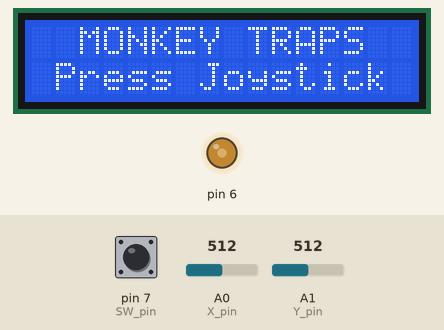
This sketch was run on a simulated Arduino Uno, built with avr-gcc and run on an emulated ATmega328P. Shown: 16×2 character LCD, output pins drawn as LEDs (lit = HIGH). Inputs (shaded band) come from the test bench; at power-on: pin 7 (SW_pin) HIGH, A0 (X_pin) = 512, A1 (Y_pin) = 512. Random numbers use the default seed unless the sketch sets one.

Above: at 1.2 s.
1.3 s: pin 7 (SW_pin) pulled LOW for 0.15 s
At 2.1 s:
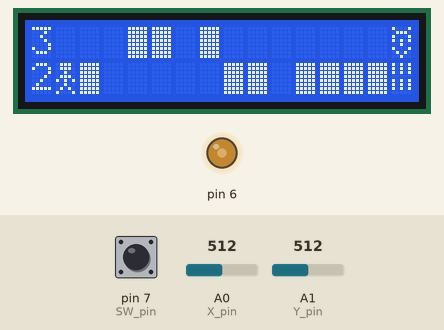
At 3.1 s:
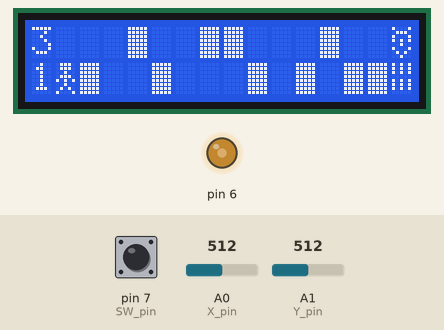
3.9 s: A0 (X_pin) set to 791
6.9 s: A0 (X_pin) set to 819
At 8.2 s:
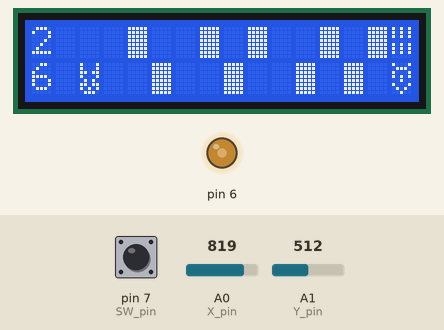
12.9 s: A0 (X_pin) set to 790
15.9 s: A1 (Y_pin) set to 216
18.9 s: A1 (Y_pin) set to 183
At 20.0 s:
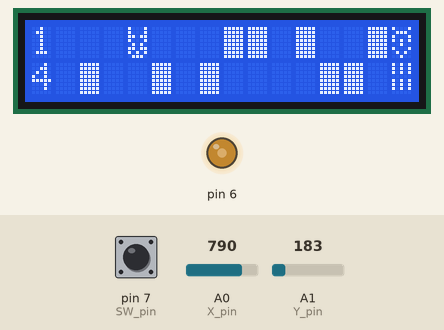
Timing chart, 0 to 21.9 s (numbered marks = the images above; inputs shaded):
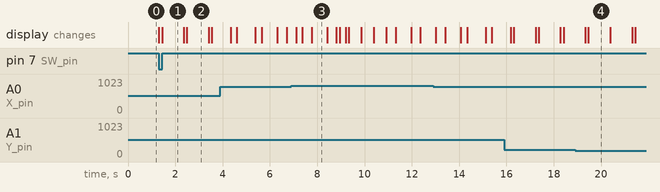

The sketch:

p4_monkey.ino
```cpp
#include <LiquidCrystal.h>

LiquidCrystal lcd(12, 11, 5, 4, 3, 2);

const byte monkey[8] = {
        B01110,
        B01110,
        B00100,
        B01110,
        B10101,
        B00100,
        B01010,
        B10001
};
const byte mon_trapped[8] = {
        B10001,
        B10001,
        B11011,
        B10001,
        B01010,
        B11011,
        B10101,
        B01110
};
const byte trap[8] = {
        B11111,
        B11111,
        B11111,
        B11111,
        B11111,
        B11111,
        B11111,
        B11111
};
const byte tiger[8] = {
        B10001,
        B01110,
        B10001,
        B10101,
        B00100,
        B10001,
        B01010,
        B00100
};
const byte bananas[8] = {
        B10101,
        B10101,
        B10101,
        B00000,
        B10101,
        B10101,
        B10101,
        B00000
};

struct Movement {
    bool x;
    int8_t d;
};

const String MENU1 = "  MONKEY TRAPS  ";
const String MENU2 = " Press Joystick ";
const String DIED = "     D I E D    ";
const String TRAPPED = "  T R A P P E D ";
const String HAPPY = "   H A P P Y   ";
const String MONKEY_TEXT = "  M O N K E Y  ";
uint8_t remaining_time = 0;
unsigned long start_time = 0;
unsigned long last_change = 0;
unsigned long last_movement = 0;

uint8_t monkey_pos[2] = {1, 1};
uint8_t tiger_pos = 0;
int8_t traps_pos[14] = {-1, 0, -1, 1, 0, -1, 0, 1, 1, -1, 0, 1, 1, 0};

uint8_t MONKEY = 1;
uint8_t TRAP = 2;
uint8_t TIGER = 3;
uint8_t BANANA = 4;
uint8_t MONK_TRAP = 5;

const int SW_pin = 7;
const int X_pin = 0;
const int Y_pin = 1;

void setup() {
    randomSeed(analogRead(0));
    // LCD contrast voltage to pin 6
    analogWrite(6,120);

    Serial.begin(9600);

    pinMode(SW_pin, INPUT_PULLUP);

    lcd.createChar(MONKEY, (uint8_t*)monkey);
    lcd.createChar(TRAP, (uint8_t*)trap);
    lcd.createChar(TIGER, (uint8_t*)tiger);
    lcd.createChar(BANANA, (uint8_t*)bananas);
    lcd.createChar(MONK_TRAP, (uint8_t*)mon_trapped);
    lcd.begin(16, 2);
}

void resetTime() {
    start_time = millis();
    remaining_time = 32;
}

void updateTime() {
    uint8_t elapsed = (millis() - start_time) / 1000;
    remaining_time = 32 - elapsed;
}

void showTime() {
    int frst_unit = remaining_time / 10;
    int scnd_unit = remaining_time % 10;
    lcd.setCursor(0,0);
    lcd.print(frst_unit);
    lcd.setCursor(0,1);
    lcd.print(scnd_unit);
}

bool isTraped() {
   if (monkey_pos[1] == traps_pos[monkey_pos[0] - 1]) {
       return true;
   }

   return false;
}

void showMonkey() {
    lcd.setCursor(monkey_pos[0], monkey_pos[1]);

    if (isTraped()) {
        lcd.write(MONK_TRAP);
    } else {
        lcd.write(MONKEY);
    }
}

void shuffleTraps() {
    if (millis() - last_change > 1000) {
        for (int i = 0; i < 14; i++) {
            if (i==0 || i == 2 || i == 5 || i == 9) {
                continue;
            }
            traps_pos[i] = random(1,8) % 2;
        }
        last_change = millis();
    }
}

void moveTiger(uint8_t pos) {
    tiger_pos = pos;
}

void showTigerAndBanana() {
    uint8_t banana_pos = tiger_pos ^ 0x01;
    lcd.setCursor(15, banana_pos);
    lcd.write(BANANA);
    lcd.setCursor(15, tiger_pos);
    lcd.write(TIGER);
}

void showAlley() {
    for (int i = 0; i<14; i++) {
        if (i == 0 || i == 2 || i == 5 || i == 9) {
            continue;
        }

        lcd.setCursor(i + 1, traps_pos[i]);
        lcd.write(TRAP);
    }
}

void moveMonkey(Movement movement) {
    int8_t d = movement.d;
    bool x = movement.x;
    if (x) {
        monkey_pos[0] += d;
    } else {
        monkey_pos[1] += d;
    }
}

bool validMovement(Movement movement) {
    int8_t d = movement.d;
    bool x = movement.x;

    if (d == 0) {
        return false;
    }
    if (x) {
        int new_pos = monkey_pos[0] + d;
        if (new_pos >= 1 && new_pos <= 15) {
            return true;
        }
    } else {
        int new_pos = monkey_pos[1] + d;
        if (new_pos >= 0 && new_pos <= 1) {
            return true;
        }
    }
    return false;
}

Movement getMovement() {
  Movement mov;
  int x_val = analogRead(X_pin);
  int y_val = analogRead(Y_pin);

  if (x_val > 800) {
      mov = {true, 1};
  } else if (x_val < 200) {
      mov = {true, -1};
  } else if (y_val > 800) {
      mov = {false, 1};
  } else if (y_val < 200) {
      mov = {false, -1};
  } else {
      mov = {true, 0};
  }
  return mov;
}

void renderAll() {
    lcd.clear();
    showTime();
    showAlley();
    showMonkey();
    showTigerAndBanana();
}

void showMessage(String line1, String line2) {
    lcd.clear();
    lcd.setCursor(0, 0);
    lcd.print(line1);
    lcd.setCursor(0, 1);
    lcd.print(line2);
}

void tryMovement() {
    long unsigned int elapsed = millis() - last_movement;
    if (elapsed > 250 && !isTraped()) {
        Movement movement = getMovement();
        if (validMovement(movement)) {
            moveMonkey(movement);
            last_movement = millis();
        }
    }
}

void waitStart() {
    while (digitalRead(SW_pin)) {
       delay(25);
    }
}

void waitUnpressed() {
    while (!digitalRead(SW_pin)) {
       delay(25);
    }
}

bool eaten() {
    if (monkey_pos[0] == 15 && monkey_pos[1] == tiger_pos) {
        return true;
    }
    return false;
}

bool gotBanana() {
    if (monkey_pos[0] == 15 && monkey_pos[1] != tiger_pos) {
        return true;
    }
    return false;
}

bool isFinish() {
    if (remaining_time < 1) {
        showMessage(TRAPPED, MONKEY_TEXT);
        return true;
    } else if (eaten()) {
        showMessage(DIED, MONKEY_TEXT);
        return true;
    } else if (gotBanana()) {
        showMessage(HAPPY, MONKEY_TEXT);
        return true;
    }
    return false;
}

void resetMonkey() {
    monkey_pos[0] = 1;
    monkey_pos[1] = 1;
}

void loop() {
    showMessage(MENU1, MENU2);
    waitStart();
    resetMonkey();
    resetTime();
    while (!isFinish()) {
        updateTime();
        renderAll();
        tryMovement();
        if (isTraped()) {
            moveTiger(monkey_pos[1]);
        }
        shuffleTraps();
        delay(125);
    }
    waitStart();
    waitUnpressed();

}
```

Measured:
- the behaviour switches between 800 and 801 on A0 (X_pin) (found by bisection; images 2 and 3)
- the behaviour switches between 200 and 199 on A1 (Y_pin) (found by bisection; images 3 and 4)
- after the input at 1.3 s, the display: first changes at once (image 1 shows a later state)
- what the display in image 2 shows lasts 0.9 s, from 2.5 s to 3.4 s
- what the display in image 3 shows lasts 0.6 s, from 7.8 s to 8.4 s
